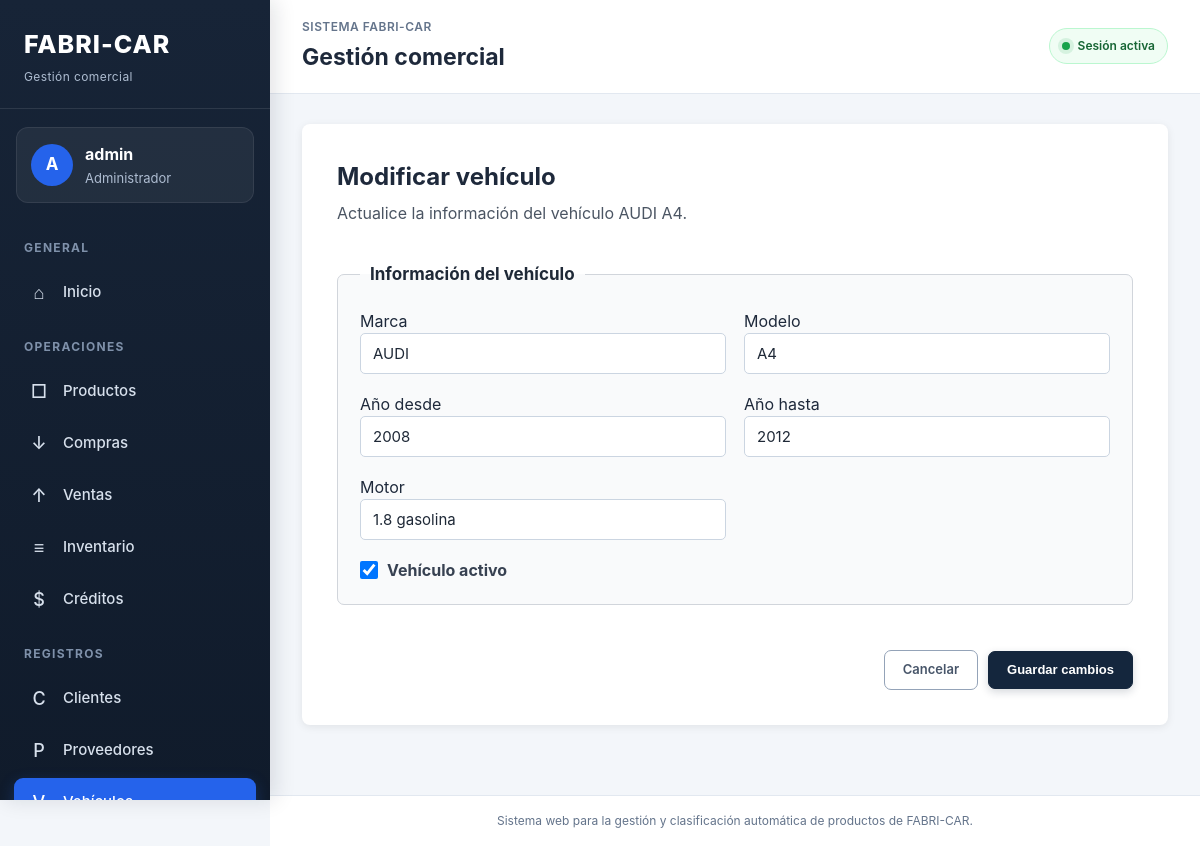
The app's page /vehiculos/modificar/3/ (signed in) with its own data.
### vehiculos/models.py (models this page shows, shortened)
class Vehiculo(models.Model):
    marca = models.CharField(
        max_length=100,
        db_index=True,
        verbose_name="Marca",
    )
    modelo = models.CharField(
        max_length=100,
        db_index=True,
        verbose_name="Modelo",
    )
    anio_desde = models.PositiveSmallIntegerField(
        validators=[
            MinValueValidator(1900),
            MaxValueValidator(2100),
        ],
        verbose_name="Año desde",
    )
    anio_hasta = models.PositiveSmallIntegerField(
        validators=[
            MinValueValidator(1900),
            MaxValueValidator(2100),
        ],
        verbose_name="Año hasta",
    )
    motor = models.CharField(
        max_length=100,
        blank=True,
        verbose_name="Motor",
    )
    estado = models.BooleanField(
        default=True,
        verbose_name="Activo",
    )
    fecha_registro = models.DateTimeField(
        auto_now_add=True,
        verbose_name="Fecha de registro",
    )
    fecha_modificacion = models.DateTimeField(
        auto_now=True,
        verbose_name="Fecha de modificación",
    )
    class Meta:
        verbose_name = "Vehículo"
        verbose_name_plural = "Vehículos"
        ordering = ["marca", "modelo", "anio_desde"]

### vehiculos/views.py (the view)
@login_required
@rol_requerido("Administrador")
def modificar_vehiculo(request, vehiculo_id):
    vehiculo = get_object_or_404(
        Vehiculo,
        id=vehiculo_id,
    )
    if request.method == "POST":
        formulario = VehiculoForm(
            request.POST,
            instance=vehiculo,
        )
        if formulario.is_valid():
            vehiculo = formulario.save()
            messages.success(
                request,
                (
                    f'El vehículo "{vehiculo.marca} '
                    f'{vehiculo.modelo}" fue modificado correctamente.'
                ),
            )
            return redirect("vehiculos:listar_vehiculos")
    else:
        formulario = VehiculoForm(
            instance=vehiculo,
        )
    contexto = {
        "formulario": formulario,
        "vehiculo": vehiculo,
        "modo_edicion": True,
    }
    return render(
        request,
        "vehiculos/registrar_vehiculo.html",
        contexto,
    )

### principal/context_processors.py (called while the page is built)
def roles_usuario(request):
    usuario = request.user
    if not usuario.is_authenticated:
        return {
            "es_administrador": False,
            "es_empleado": False,
            "es_cliente": False,
        }
    es_administrador = (
        usuario.is_superuser
        or usuario.groups.filter(
            name="Administrador"
        ).exists()
    )
    es_empleado = usuario.groups.filter(
        name="Empleado"
    ).exists()
    es_cliente = usuario.groups.filter(
        name="Cliente"
    ).exists()
    return {
        "es_administrador": es_administrador,
        "es_empleado": es_empleado,
        "es_cliente": es_cliente,
    }

### vehiculos/templates/vehiculos/registrar_vehiculo.html (shortened to what this page needs)
{% extends "principal/base.html" %}
{% block contenido %}
<section class="presentacion">
    <div class="encabezado-formulario">
        <div>
            {% if modo_edicion %}
    <h2>Modificar vehículo</h2>
    <p>
        Actualice la información del vehículo
        {{ vehiculo.marca }} {{ vehiculo.modelo }}.
    </p>
{% else %}
    <h2>Registrar vehículo</h2>
    <p>
        Complete los datos del vehículo para establecer
        compatibilidades con los productos.
    </p>
{% endif %}
        </div>
    </div>
    <form
        method="post"
        class="formulario-producto"
        novalidate
    >
        <fieldset class="seccion-formulario">
            <legend>Información del vehículo</legend>
            <div class="cuadricula-formulario">
                <div>
                    <label for="{{ formulario.marca.id_for_label }}">
                        Marca
                    </label>
                    {{ formulario.marca }}
                </div>
                <div>
                    <label for="{{ formulario.modelo.id_for_label }}">
                        Modelo
                    </label>
                    {{ formulario.modelo }}
                </div>
                <div>
                    <label for="{{ formulario.anio_desde.id_for_label }}">
                        Año desde
                    </label>
                    {{ formulario.anio_desde }}
                </div>
                <div>
                    <label for="{{ formulario.anio_hasta.id_for_label }}">
                        Año hasta
                    </label>
                    {{ formulario.anio_hasta }}
                </div>
                <div>
                    <label for="{{ formulario.motor.id_for_label }}">
                        Motor
                    </label>
                    {{ formulario.motor }}
                </div>
            </div>
            <div class="grupo-checkbox">
                {{ formulario.estado }}
                <label for="{{ formulario.estado.id_for_label }}">
                    Vehículo activo
                </label>
            </div>
        </fieldset>
        <div class="acciones-formulario">
            <a
                href="{% url 'vehiculos:listar_vehiculos' %}"
                class="boton-secundario"
            >
                Cancelar
            </a>
            <button
    type="submit"
    class="boton-principal"
>
    {% if modo_edicion %}
        Guardar cambios
    {% else %}
        Guardar vehículo
    {% endif %}
</button>
        </div>
    </form>
</section>
{% endblock %}

### principal/templates/principal/base.html (shortened to what this page needs)
{% load static %}
<!DOCTYPE html>
<html lang="es">
<head>
    <link
        rel="stylesheet"
        href="{% static 'principal/css/estilos.css' %}"
    >
</head>
<body class="{% if user.is_authenticated %}sistema-autenticado{% else %}pagina-publica{% endif %}">
    {% if user.is_authenticated %}
        <div class="estructura-sistema">
            <aside class="menu-lateral">
                <a
                    href="{% url 'inicio' %}"
                    class="marca-sistema"
                >
                    <span class="marca-principal">
                        FABRI-CAR
                    </span>
                    <span class="marca-descripcion">
                        Gestión comercial
                    </span>
                </a>
                <div class="perfil-menu">
                    <div class="avatar-usuario">
                        {{ user.username|first|upper }}
                    </div>
                    <div class="datos-usuario">
                        <strong>
                            {{ user.username }}
                        </strong>
                        <span>
                            {% if es_administrador %}
                                Administrador
                            {% elif es_empleado %}
                                Empleado
                            {% elif es_cliente %}
                                Cliente
                            {% else %}
                                Usuario
                            {% endif %}
                        </span>
                    </div>
                </div>
                <nav class="navegacion-lateral">
                    <span class="titulo-grupo-menu">
                        General
                    </span>
                    <a
                        href="{% url 'inicio' %}"
                        class="enlace-menu
                        "
                    >
                        <span class="icono-menu">⌂</span>
                        <span>Inicio</span>
                    </a>
                    {% if es_administrador or es_empleado %}
                        <span class="titulo-grupo-menu">
                            Operaciones
                        </span>
                        <a
                            href="{% url 'productos:listar_productos' %}"
                            class="enlace-menu
                            "
                        >
                            <span class="icono-menu">□</span>
                            <span>Productos</span>
                        </a>
                        <a
                            href="{% url 'compras:listar_compras' %}"
                            class="enlace-menu
                            "
                        >
                            <span class="icono-menu">↓</span>
                            <span>Compras</span>
                        </a>
                        <a
                            href="{% url 'ventas:listar_ventas' %}"
                            class="enlace-menu
                            "
                        >
                            <span class="icono-menu">↑</span>
                            <span>Ventas</span>
                        </a>
                        <a
                            href="{% url 'inventario:listar_movimientos' %}"
                            class="enlace-menu
                            "
                        >
                            <span class="icono-menu">≡</span>
                            <span>Inventario</span>
                        </a>
                        <a
                            href="{% url 'creditos:listar_creditos' %}"
                            class="enlace-menu
                            "
                        >
                            <span class="icono-menu">$</span>
                            <span>Créditos</span>
                        </a>
                        <span class="titulo-grupo-menu">
                            Registros
                        </span>
                        <a
                            href="{% url 'clientes:listar_clientes' %}"
                            class="enlace-menu
                            "
                        >
                            <span class="icono-menu">C</span>
                            <span>Clientes</span>
                        </a>
                        <a
                            href="{% url 'proveedores:listar_proveedores' %}"
                            class="enlace-menu
                            "
                        >
                            <span class="icono-menu">P</span>
                            <span>Proveedores</span>
                        </a>
                        <a
                            href="{% url 'vehiculos:listar_vehiculos' %}"
                            class="enlace-menu
                            {% if request.resolver_match.namespace == 'vehiculos' %}
                                enlace-menu-activo
                            {% endif %}"
                        >
                            <span class="icono-menu">V</span>
                            <span>Vehículos</span>
                        </a>
                    {% endif %}
                </nav>
            </aside>
            <div class="area-trabajo">
                <header class="barra-superior">
                    <div>
                        <span class="subtitulo-superior">
                            Sistema FABRI-CAR
                        </span>
                        <h1>
                            {% block encabezado_pagina %}
                                Gestión comercial
                            {% endblock %}
                        </h1>
                    </div>
                    <div class="sesion-activa">
                        <span class="indicador-activo"></span>
                        Sesión activa
                    </div>
                </header>
    {% endif %}
            <main class="{% if user.is_authenticated %}contenido-principal{% else %}contenido-principal-publico{% endif %}">
                {% block contenido %}
                {% endblock %}
            </main>
            <footer class="pie-pagina">
                <p>
                    Sistema web para la gestión y clasificación automática
                    de productos de FABRI-CAR.
                </p>
            </footer>
    {% if user.is_authenticated %}
            </div>
        </div>
    {% else %}
        </div>
    {% endif %}
</body>
</html>

### records on screen
Vehiculo: marca "AUDI", modelo "A4", anio_desde "2008", anio_hasta "2012", motor "1.8 gasolina", estado "☑"

### other values on screen
{{ user.username|first|upper }} "A"
{{ user.username }} "admin"
